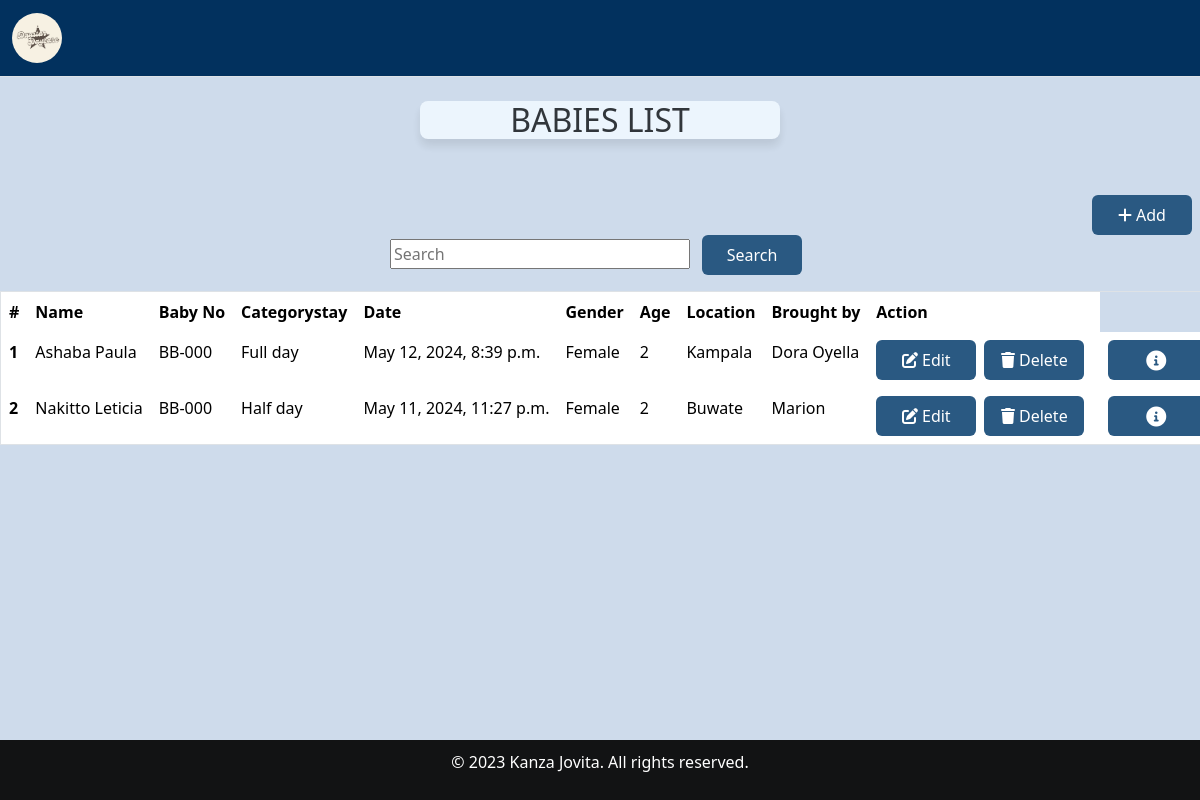
/search_baby/, run on the app's committed database.
### home/models.py (models this page shows, shortened)
class Babyreg(models.Model):
    Baby_name = models.CharField(max_length=30, null=False, blank=False)
    baby_number = models.CharField(max_length=30, null=False, blank=False)
    fathers_names = models.CharField(max_length=30, null=False, blank=False)
    mothers_names = models.CharField(max_length=30, null=False, blank=False)
    c_stay = models.ForeignKey(Categorystay, on_delete=models.SET_NULL, null=True, blank=True)
    Date = models.DateTimeField()
    Gender = models.CharField(max_length=30, null=False, blank=False)
    Age = models.IntegerField()
    Location = models.CharField(max_length=30, null=False, blank=False)
    brought = models.CharField(max_length=200)
    created_at = models.DateTimeField(auto_now_add=True,null=True)

class Categorystay(models.Model):
    name = models.CharField(max_length=100,null=True,blank=True)
    def __str__(self):
        return str(self.name)

### home/views.py (the view)
# urls.py: path("search_baby/", views.search_baby, name="search_baby"),
def search_baby(request):
    search_query = request.GET.get('search', '')
    if search_query:
        babies = Babyreg.objects.filter(Baby_name__icontains=search_query)
    else:
        babies = Babyreg.objects.all()
    return render(request, 'babiesform.html', {'babies': babies})

### home/templates/babiesform.html (shortened to what this page needs)
{% extends 'base.html' %}
{% block content %}
<br>
<div class="card-header">
    <h2>BABIES LIST</h2>
</div>
<br>
<div class="mt-4">
    <div class="btn-container">
        <a href="{%  url 'addbaby' %}" class="btn add-btn"><i class="fas fa-plus"></i>Add</a>
    </div>
    <div class="search-container">
        <form method="GET" action="{% url 'search_baby' %}">
            <input type="text" name="search" placeholder="Search" class="search-input">
            <button type="submit" class="btn search-btn">Search</button>
        </form>
    </div>
    <div class="table-responsive">
        <table class="table">
            <thead  class="thead-dark">
                <tr>
                    <th scope="col">#</th>
                    <th scope="col">Name</th>
                    <th scope="col">Baby No</th>
                    <th scope="col">Categorystay</th>
                    <th scope="col">Date</th>
                    <th scope="col">Gender</th>
                    <th scope="col">Age</th>
                    <th scope="col">Location</th>
                    <th scope="col">Brought by</th>
                    <th scope="col">Action</th>
                </tr>
            </thead>
            <tbody>
                {% for baby in babies %}
                <tr>
                    <th scope="row">{{ forloop.counter }}</th>
                    <td>{{ baby.Baby_name }}</td>
                    <td>BB-00{{ baby.baby_number }}</td>
                    <td>{{ baby.c_stay}}</td>
                    <td>{{ baby.Date }}</td>
                    <td>{{ baby.Gender }}</td>
                    <td>{{ baby.Age}}</td>
                    <td>{{ baby.Location }}</td>
                    <td>{{ baby.brought }}</td>
                    <td class="btn-container">
                        <a href="{% url 'edit' id=baby.id %}" class="btn"><i class="fas fa-edit"></i>Edit</a>
                        <form action="{% url 'delete_baby' id=baby.id %}" method="POST" onsubmit="return confirm('Delete')">
                            <button class="btn" type="submit"><i class="fas fa-trash"></i>Delete</button>
                        </form>
                        <td>
                            <button type="button" class="btn btn-success me-1"
                                href="{% url 'read' id=baby.id %}" data-bs-toggle="modal"
                                data-bs-target="#myModal{{baby.id}}">
                                <i class="fa-solid fa-circle-info fa-lg"></i>
                            </button>
                        </td>
                    </td>
                </tr>
            {% endfor %}
            </tbody>
        </table>
    </div>
</div>
{% endblock %}

### home/static/css/main.css (style rules this page uses)
.card-header { border: 1px #333; opacity:90%; width: 87%; text-align: center; box-shadow: 0 7px 10px rgba(0, 0, 0, 0.1); border-radius: 8px; width:30%; margin: 0 auto; margin-top: 10px; background-color: aliceblue; text-align: center; }
.table th, .table td { padding: 8px; text-align: left; border: none; outline: none; }
.table th { color: black; }
.table th, .table td { white-space: nowrap; }
.table-responsive { justify-content: center; }
.table { text-align: center; }

### home/templates/babiesform.html (style rules this page uses)
body { background-color: rgba(158, 184, 217, 0.5); }
.btn-container { display: flex; align-items: center; }
.btn { background-color: #2a5982; color: #fff; border: none; padding: 0.5rem 1rem; margin-right: 0.5rem; cursor: pointer; width: 100px; }
.btn i { margin-right: 0.25rem; }
.card-header { border: 1px #333; opacity:90%; width: 87%; text-align: center; box-shadow: 0 7px 10px rgba(0, 0, 0, 0.1); border-radius: 8px; width:30%; margin: 0 auto; background-color: aliceblue; text-align: center; }
.table { width: 100%; border-collapse: collapse; border: 1px solid #dee2e6; }
th, td { border: 1px solid #dee2e6; padding: 0.75rem; text-align: left; }
th { background-color: rgb(36, 34, 34); }
.search-container { display: flex; justify-content: center; margin-bottom: 1rem; }
.search-input { width: 300px; margin-right: 0.5rem; }
.search-btn { padding: 0.5rem 0.75rem; }
.add-btn { margin-left: auto; }

### data on the page
Babyreg: Baby_name "Ashaba Paula", baby_number "0", c_stay "Full day", Date "May 12, 2024, 8:39 p.m.", Gender "Female", Age "2", Location "Kampala", brought "Dora Oyella"
Babyreg: Baby_name "Nakitto Leticia", baby_number "0", c_stay "Half day", Date "May 11, 2024, 11:27 p.m.", Gender "Female", Age "2", Location "Buwate", brought "Marion"
